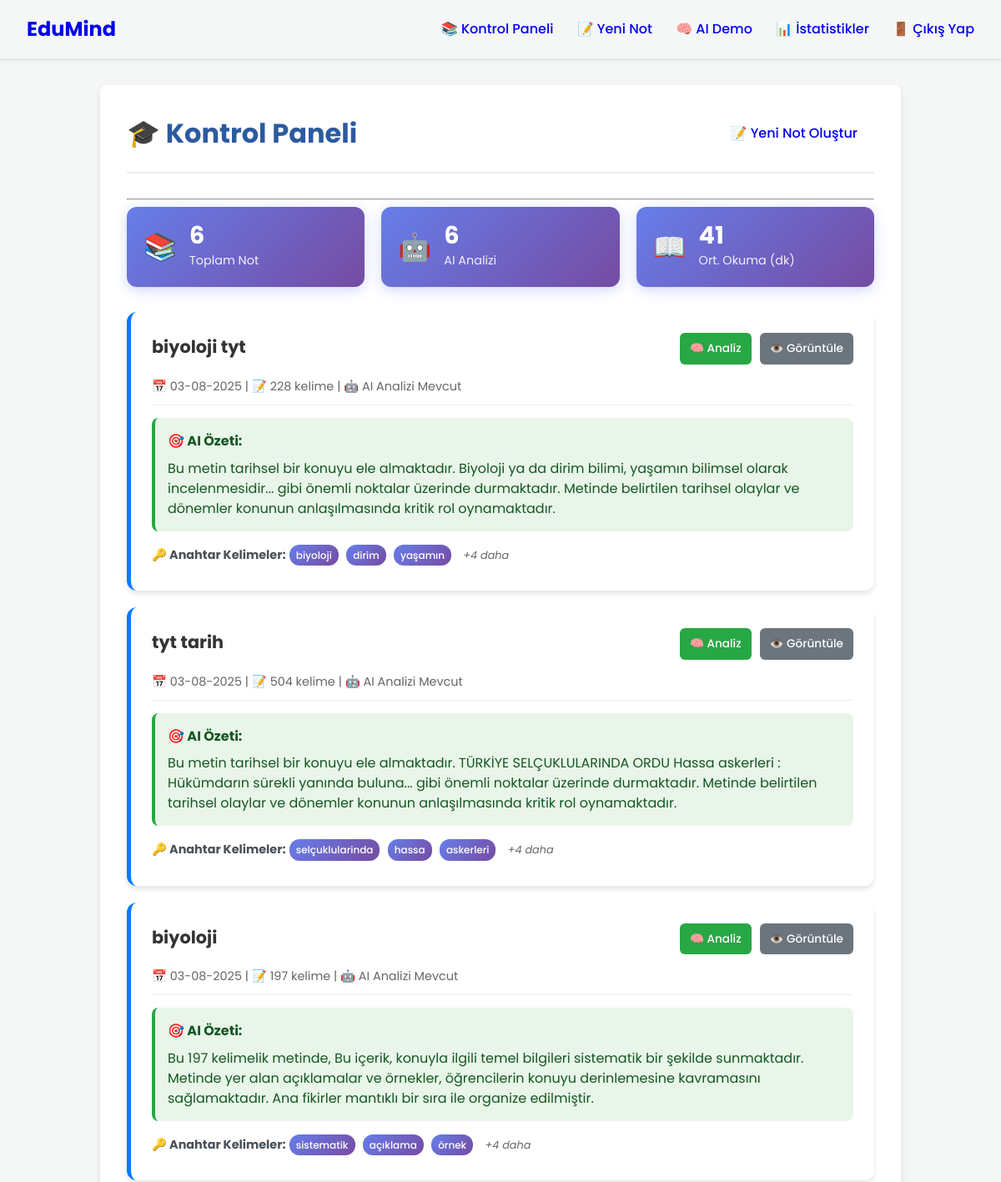
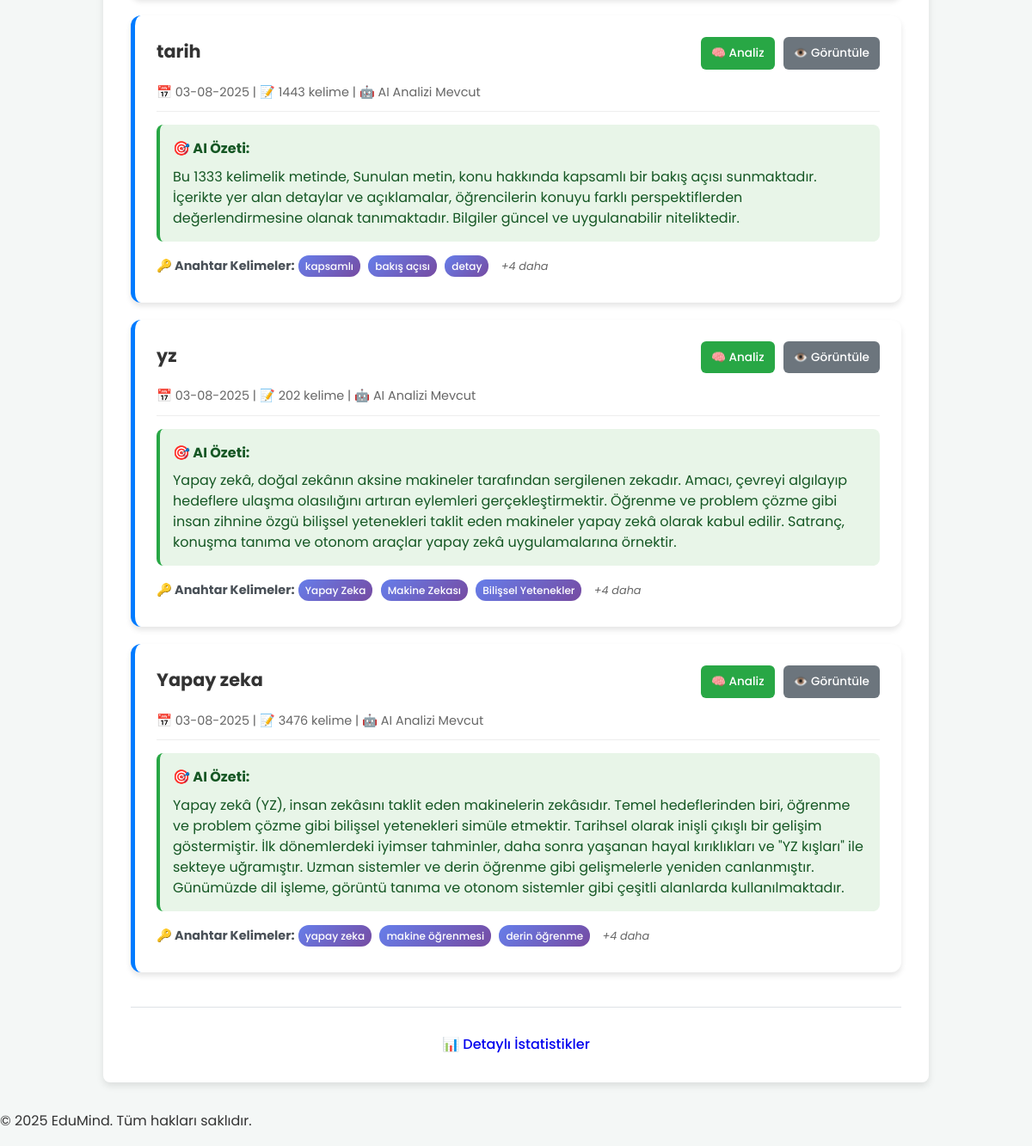
The page /dashboard (signed in) on the database its author committed (2 pictures, top to bottom).
### app/models.py (models this page shows, shortened)
class Note(db.Model):
    id = db.Column(db.Integer, primary_key=True)
    title = db.Column(db.String(100), nullable=False)
    content = db.Column(db.Text, nullable=False)
    summary = db.Column(db.Text, nullable=True) # AI tarafından oluşturulan özet
    keywords = db.Column(db.String(200), nullable=True) # AI tarafından çıkarılan anahtar kelimeler
    date_posted = db.Column(db.DateTime, nullable=False, default=datetime.utcnow)
    user_id = db.Column(db.Integer, db.ForeignKey('user.id'), nullable=False)

### app/routes.py (the view)
@main_bp.route("/dashboard")
@login_required
def dashboard():
    notes = Note.query.filter_by(author=current_user).order_by(Note.date_posted.desc()).all()
    return render_template('dashboard.html', title='Kontrol Paneli', notes=notes)

### app/__init__.py (called while the page is built)
def create_app():
    app = Flask(__name__)
    app.config.from_object(Config)
    try:
        os.makedirs(app.instance_path)
    except OSError:
        pass
    db.init_app(app)
    login_manager.init_app(app)
    from app.routes import main_bp
    app.register_blueprint(main_bp)
    from app.models import User
    @login_manager.user_loader
    def load_user(user_id):
        return User.query.get(int(user_id))
    with app.app_context():
        db.create_all() # Veritabanı tablolarını oluştur
    return app

### app/templates/dashboard.html (shortened to what this page needs)
{% extends "base.html" %}
{% block content %}
<div class="content-box">
    <div class="dashboard-header">
        <h2>🎓 Kontrol Paneli</h2>
        <a href="{{ url_for('main.create_note') }}" class="btn btn-primary">
            📝 Yeni Not Oluştur
        </a>
    </div>
    <hr>
    {% if notes %}
    <div class="quick-stats">
        <div class="stat-card">
            <span class="stat-icon">📚</span>
            <div class="stat-info">
                <span class="stat-number">{{ notes|length }}</span>
                <span class="stat-label">Toplam Not</span>
            </div>
        </div>
        <div class="stat-card">
            <span class="stat-icon">🤖</span>
            <div class="stat-info">
                <span class="stat-number">{{ notes|selectattr('summary')|list|length }}</span>
                <span class="stat-label">AI Analizi</span>
            </div>
        </div>
        <div class="stat-card">
            <span class="stat-icon">📖</span>
            <div class="stat-info">
                {% set total_chars = notes|map(attribute='content')|map('length')|sum %}
                <span class="stat-number">{{ ((total_chars / notes|length / 200)|round|int) if notes and total_chars else 0 }}</span>
                <span class="stat-label">Ort. Okuma (dk)</span>
            </div>
        </div>
    </div>
    {% endif %}
    <div class="notes-list">
        {% for note in notes %}
            <article class="note-item enhanced">
                <div class="note-header">
                    <h3>
                        <a href="{{ url_for('main.view_note', note_id=note.id) }}">
                            {{ note.title }}
                        </a>
                    </h3>
                    <div class="note-actions">
                        <a href="{{ url_for('main.analyze_note', note_id=note.id) }}"
                           class="action-btn analyze-btn" title="AI Analizi">
                            🧠 Analiz
                        </a>
                        <a href="{{ url_for('main.view_note', note_id=note.id) }}"
                           class="action-btn view-btn" title="Notu Görüntüle">
                            👁️ Görüntüle
                        </a>
                    </div>
                </div>
                <div class="note-meta">
                    📅 {{ note.date_posted.strftime('%d-%m-%Y') }}
                    | 📝 {{ note.content.split()|length }} kelime
                    {% if note.summary and "hata" not in note.summary.lower() %}
                        | 🤖 AI Analizi Mevcut
                    {% endif %}
                </div>
                <div class="note-content">
                    {% if note.summary and "hata" not in note.summary.lower() %}
                        <div class="note-summary">
                            <strong>🎯 AI Özeti:</strong>
                            <p>{{ note.summary }}</p>
                        </div>
                    {% else %}
                        <div class="note-preview">
                            <p>{{ note.content[:150] }}{% if note.content|length > 150 %}...{% endif %}</p>
                        </div>
                    {% endif %}
                    {% if note.keywords %}
                        <div class="note-keywords">
                            <strong>🔑 Anahtar Kelimeler:</strong>
                            {% for keyword in note.keywords.split(',')[:3] %}
                                <span class="keyword-tag mini">{{ keyword.strip() }}</span>
                            {% endfor %}
                            {% if note.keywords.split(',')|length > 3 %}
                                <span class="more-keywords">+{{ note.keywords.split(',')|length - 3 }} daha</span>
                            {% endif %}
                        </div>
                    {% endif %}
                </div>
            </article>
        {% endfor %}
    </div>
    {% if notes %}
    <div class="dashboard-footer">
        <a href="{{ url_for('main.stats') }}" class="btn btn-outline">
            📊 Detaylı İstatistikler
        </a>
    </div>
    {% endif %}
</div>
{% endblock %}

### app/templates/base.html (shortened to what this page needs)
<!DOCTYPE html>
<html lang="tr">
<head>
    <link rel="stylesheet" href="{{ url_for('static', filename='css/main.css') }}">
    {% if current_user.is_authenticated and current_user.age_group == 'child' %}
    <link rel="stylesheet" href="{{ url_for('static', filename='css/child_theme.css') }}">
    {% else %}
    <link rel="stylesheet" href="{{ url_for('static', filename='css/teen_theme.css') }}">
    {% endif %}
</head>
<body>
<header>
    <nav>
        <a href="{{ url_for('main.home') }}" class="logo">EduMind</a>
        <div class="nav-links">
            {% if current_user.is_authenticated %}
            <a href="{{ url_for('main.dashboard') }}">📚 Kontrol Paneli</a>
            <a href="{{ url_for('main.create_note') }}">📝 Yeni Not</a>
            <a href="{{ url_for('main.ai_demo') }}">🧠 AI Demo</a>
            <a href="{{ url_for('main.stats') }}">📊 İstatistikler</a>
            <a href="{{ url_for('main.logout') }}">🚪 Çıkış Yap</a>
            {% else %}
            <a href="{{ url_for('main.login') }}">🔑 Giriş Yap</a>
            <a href="{{ url_for('main.register') }}">📋 Kayıt Ol</a>
            {% endif %}
        </div>
    </nav>
</header>
<main>
    <div class="container">
        {% block content %}{% endblock %}
    </div>
</main>
<footer>
    <p>&copy; 2025 EduMind. Tüm hakları saklıdır.</p>
</footer>
</body>
</html>

### app/static/css/main.css (style rules this page uses)
:root { --font-family: 'Poppins', sans-serif; }
body { font-family: var(--font-family); margin: 0; color: #333; background-color: #f4f7f6; line-height: 1.6; }
.container { max-width: 960px; margin: 2rem auto; padding: 0 1.5rem; }
a { text-decoration: none; }
header nav { display: flex; justify-content: space-between; align-items: center; padding: 1rem 2rem; box-shadow: 0 2px 4px rgba(0, 0, 0, 0.1); }
header .logo { font-weight: 700; font-size: 1.5rem; }
header .nav-links a { margin-left: 1.5rem; font-weight: 500; }
.btn { padding: 10px 20px; border: none; border-radius: 5px; cursor: pointer; font-family: var(--font-family); font-weight: 500; transition: background-color 0.3s ease; }
.content-box { max-width: 960px; margin: 2rem auto; padding: 2rem; background: white; border-radius: 8px; box-shadow: 0 4px 8px rgba(0, 0, 0, 0.1); }
.dashboard-header { display: flex; justify-content: space-between; align-items: center; margin-bottom: 1rem; }
.notes-list .note-item { background: white; padding: 1.5rem; margin-bottom: 1rem; border-radius: 8px; box-shadow: 0 2px 4px rgba(0,0,0,0.05); }
.notes-list .note-item h3 a { color: inherit; }

### app/templates/dashboard.html (style rules this page uses)
.dashboard-header { display: flex; justify-content: space-between; align-items: center; margin-bottom: 30px; padding-bottom: 20px; border-bottom: 2px solid #e9ecef; }
.dashboard-header h2 { margin: 0; color: #2c5aa0; font-size: 2rem; }
.quick-stats { display: grid; grid-template-columns: repeat(auto-fit, minmax(200px, 1fr)); gap: 20px; margin-bottom: 30px; }
.stat-card { background: linear-gradient(135deg, #667eea 0%, #764ba2 100%); color: white; padding: 20px; border-radius: 12px; display: flex; align-items: center; gap: 15px; box-shadow: 0 4px 15px rgba(102, 126, 234, 0.3); transition: transform 0.2s ease; }
.stat-icon { font-size: 2rem; }
.stat-info { flex: 1; }
.stat-number { display: block; font-size: 1.8rem; font-weight: bold; line-height: 1; }
.stat-label { display: block; font-size: 0.9rem; opacity: 0.9; margin-top: 5px; }
.note-item.enhanced { background: white; border-radius: 12px; padding: 25px; margin-bottom: 20px; box-shadow: 0 4px 6px rgba(0,0,0,0.1); border-left: 5px solid #007bff; transition: all 0.3s ease; }
.note-header { display: flex; justify-content: space-between; align-items: flex-start; margin-bottom: 15px; }
.note-header h3 { margin: 0; flex: 1; }
.note-header h3 a { color: #2c5aa0; text-decoration: none; font-size: 1.3rem; }
.note-actions { display: flex; gap: 10px; }
.action-btn { padding: 8px 12px; border-radius: 6px; text-decoration: none; font-size: 0.85rem; font-weight: 500; transition: all 0.2s ease; }
.analyze-btn { background: #28a745; color: white; }
.view-btn { background: #6c757d; color: white; }
.note-meta { color: #666; font-size: 0.9rem; margin-bottom: 15px; padding-bottom: 10px; border-bottom: 1px solid #eee; }
.note-content { margin-top: 15px; }
.note-summary { background: #e8f5e8; padding: 15px; border-radius: 8px; border-left: 4px solid #28a745; margin-bottom: 15px; }
.note-summary strong { color: #155724; }
.note-summary p { margin: 8px 0 0 0; color: #155724; line-height: 1.5; }
.note-keywords { margin-top: 15px; }
.note-keywords strong { color: #495057; font-size: 0.9rem; }
.keyword-tag.mini { background: linear-gradient(135deg, #667eea 0%, #764ba2 100%); color: white; padding: 3px 8px; border-radius: 12px; font-size: 0.75rem; font-weight: 500; margin: 0 5px 5px 0; display: inline-block; }
.more-keywords { color: #666; font-size: 0.8rem; font-style: italic; margin-left: 5px; }
.dashboard-footer { text-align: center; margin-top: 40px; padding-top: 30px; border-top: 1px solid #dee2e6; }

### rows shown on the page
Note: title "biyoloji tyt", date_posted "03-08-2025", content.split|length "228", shows "| 🤖 AI Analizi Mevcut", summary "Bu metin tarihsel bir konuyu ele almaktadır. Biyoloji ya da dirim bilimi, yaşamın bilimsel olarak incelenmesidir... gibi önemli noktalar üzerinde durmaktadır. Metinde belirtilen tarihsel olaylar ve dönemler konunun anlaşılmasında kritik rol oynamaktadır.", strip "biyoloji" "dirim" "yaşamın", keywords.split|length "4"
Note: title "tyt tarih", date_posted "03-08-2025", content.split|length "504", shows "| 🤖 AI Analizi Mevcut", summary "Bu metin tarihsel bir konuyu ele almaktadır. TÜRKİYE SELÇUKLULARINDA ORDU Hassa askerleri : Hükümdarın sürekli yanında buluna... gibi önemli noktalar üzerinde durmaktadır. Metinde belirtilen tarihsel olaylar ve dönemler konunun anlaşılmasında kritik rol oynamaktadır.", strip "selçuklularinda" "hassa" "askerleri", keywords.split|length "4"
Note: title "biyoloji", date_posted "03-08-2025", content.split|length "197", shows "| 🤖 AI Analizi Mevcut", summary "Bu 197 kelimelik metinde, Bu içerik, konuyla ilgili temel bilgileri sistematik bir şekilde sunmaktadır. Metinde yer alan açıklamalar ve örnekler, öğrencilerin konuyu derinlemesine kavramasını sağlamaktadır. Ana fikirler mantıklı bir sıra ile organize edilmiştir.", strip "sistematik" "açıklama" "örnek", keywords.split|length "4"
Note: title "tarih", date_posted "03-08-2025", content.split|length "1443", shows "| 🤖 AI Analizi Mevcut", summary "Bu 1333 kelimelik metinde, Sunulan metin, konu hakkında kapsamlı bir bakış açısı sunmaktadır. İçerikte yer alan detaylar ve açıklamalar, öğrencilerin konuyu farklı perspektiflerden değerlendirmesine olanak tanımaktadır. Bilgiler güncel ve uygulanabilir niteliktedir.", strip "kapsamlı" "bakış açısı" "detay", keywords.split|length "4"
Note: title "yz", date_posted "03-08-2025", content.split|length "202", shows "| 🤖 AI Analizi Mevcut", summary "Yapay zekâ, doğal zekânın aksine makineler tarafından sergilenen zekadır. Amacı, çevreyi algılayıp hedeflere ulaşma olasılığını artıran eylemleri gerçekleştirmektir. Öğrenme ve problem çözme gibi insan zihnine özgü bilişsel yetenekleri taklit eden makineler yapay zekâ olarak kabul edilir. Satranç, konuşma tanıma ve otonom araçlar yapay zekâ uygulamalarına örnektir.", strip "Yapay Zeka" "Makine Zekası" "Bilişsel Yetenekler", keywords.split|length "4"
Note: title "Yapay zeka", date_posted "03-08-2025", content.split|length "3476", shows "| 🤖 AI Analizi Mevcut", summary "Yapay zekâ (YZ), insan zekâsını taklit eden makinelerin zekâsıdır. Temel hedeflerinden biri, öğrenme ve problem çözme gibi bilişsel yetenekleri simüle etmektir. Tarihsel olarak inişli çıkışlı bir gelişim göstermiştir. İlk dönemlerdeki iyimser tahminler, daha sonra yaşanan hayal kırıklıkları ve \"YZ kışları\" ile sekteye uğramıştır. Uzman sistemler ve derin öğrenme gibi gelişmelerle yeniden canlanmıştır. Günümüzde dil işleme, görüntü tanıma ve otonom sistemler gibi çeşitli alanlarda kullanılmaktadır.", strip "yapay zeka" "makine öğrenmesi" "derin öğrenme", keywords.split|length "4"

### other values the page prints
{{ notes|length }} "6"
{{ notes|selectattr('summary')|list|length }} "6"
